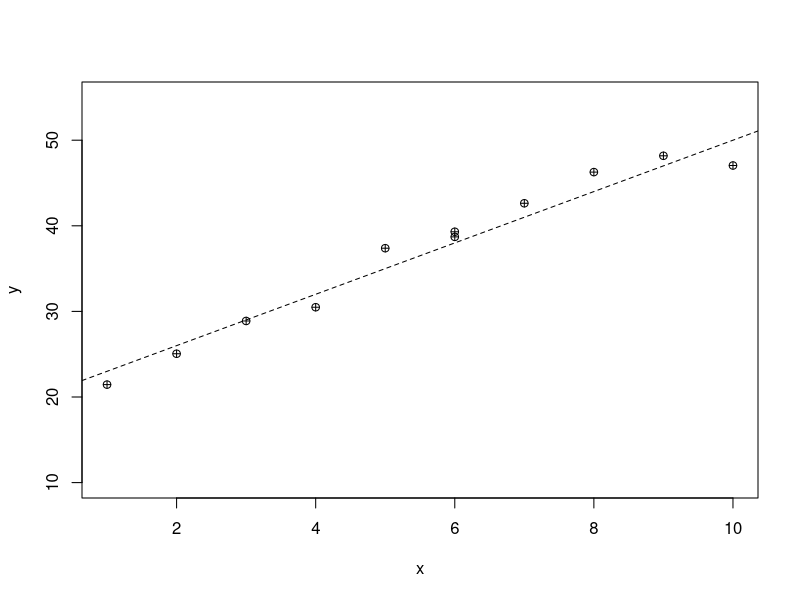
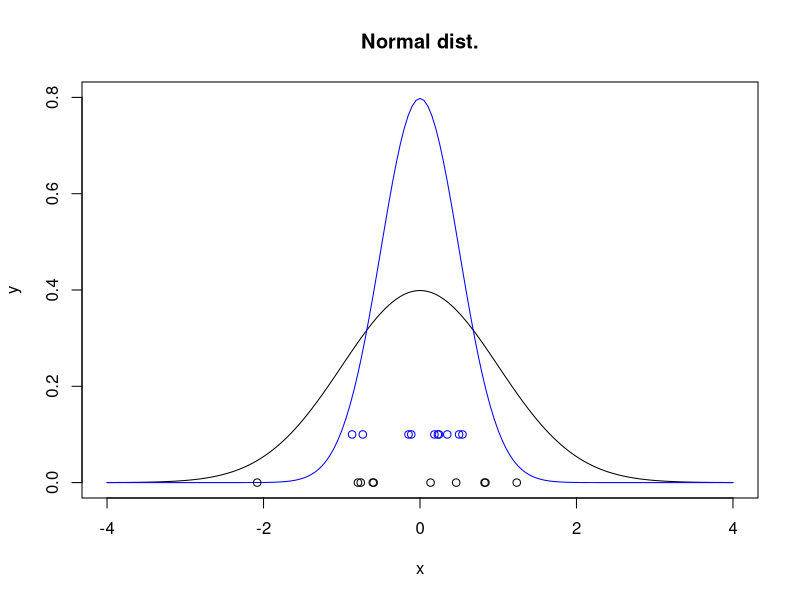
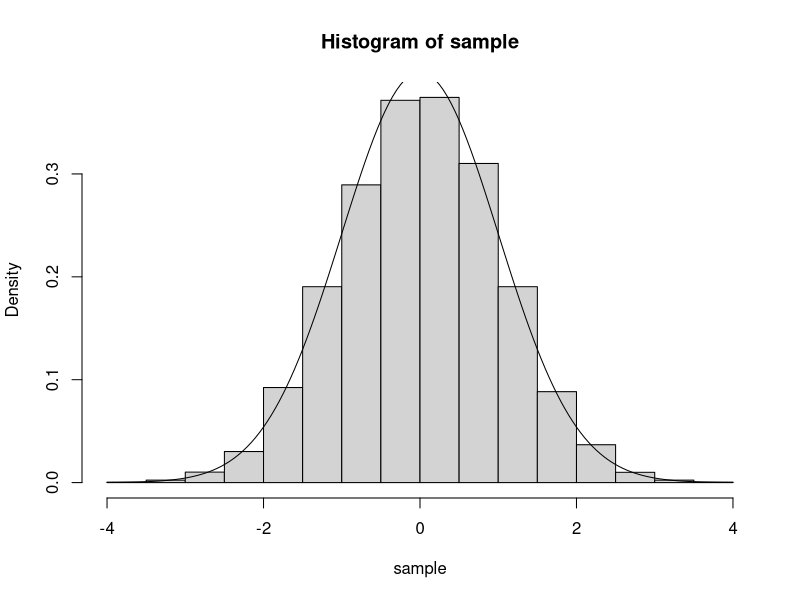

Write R code to recreate these figures, in order.
#Normal Distruibution
#1. 평균, 분산이 모수(parameter)로 작용
#2. rnorm() : 표본 추출, dnorm() : 가능도 함수 정보
#3. 모든 정규 분포; " 68 - 95 - 99.7" rule


#rnorm() : 정규확률변수(*0 기준 대칭) 
true_fuc <- function(x){
  result <- x * 3 + 20
  return(result) 
}

x <- c(2, 6, 3, 7, 4, 6, 5, 1, 9, 8, 10)
r_noise <- rnorm(11) #-rnorm으로 모델링된 노이즈 
y <- true_fuc(x) + r_noise
plot(x,y, pch = 10, ylim = c(10, 55))
abline(20, 3, lty=2)

#dnorm() : density 가능도함수info

sample1 <- rnorm(10, mean = 0, sd = 1)
sample2 <- rnorm(10, mean = 0, sd = 0.5)

x <- seq(-4, 4, by = 0.05)
y <- dnorm(x, mean = 0, sd = 1)
y3 <- dnorm(x, mean = 0, sd = 0.5)
plot(x, y, type = "l",
     main = "Normal dist.", #가능도함수
     xlim = c(-4, 4), ylim = c(0, 0.8))

points(x, y3, type = "l", col = "blue")

points(sample1, rep(0, length(sample1)), 
       col = "black")

points(sample2, rep(0, length(sample2)) + 0.1, 
       col = "blue")



#dnorm은 실제로 정규분포 모양인가. 
sample <- rnorm(10000) 
hist(sample, probability = T)
points(x, y, type = "l")
summary(sample)
#그러타
#정규분포 <<< 평균, 분산
#mean = 0, sd = 1 in dnorm, rnorm : already set.

dnorm(x, mean = 0, sd = 1)

#68-95-99.7 Rule
mysample <- rnorm(1000, mean = 3, sd = 2)
#check w/ length(mysample), head(mysample), hist(mysample)

sum(mysample > 1 & mysample < 3+2) / 1000 #68%
sum(mysample > 3-2*2 & mysample < 3+2*2) / 1000 #95%
sum(mysample > 3-2*3 & mysample < 3+2*3) / 1000 #99.7

#oh... noo....